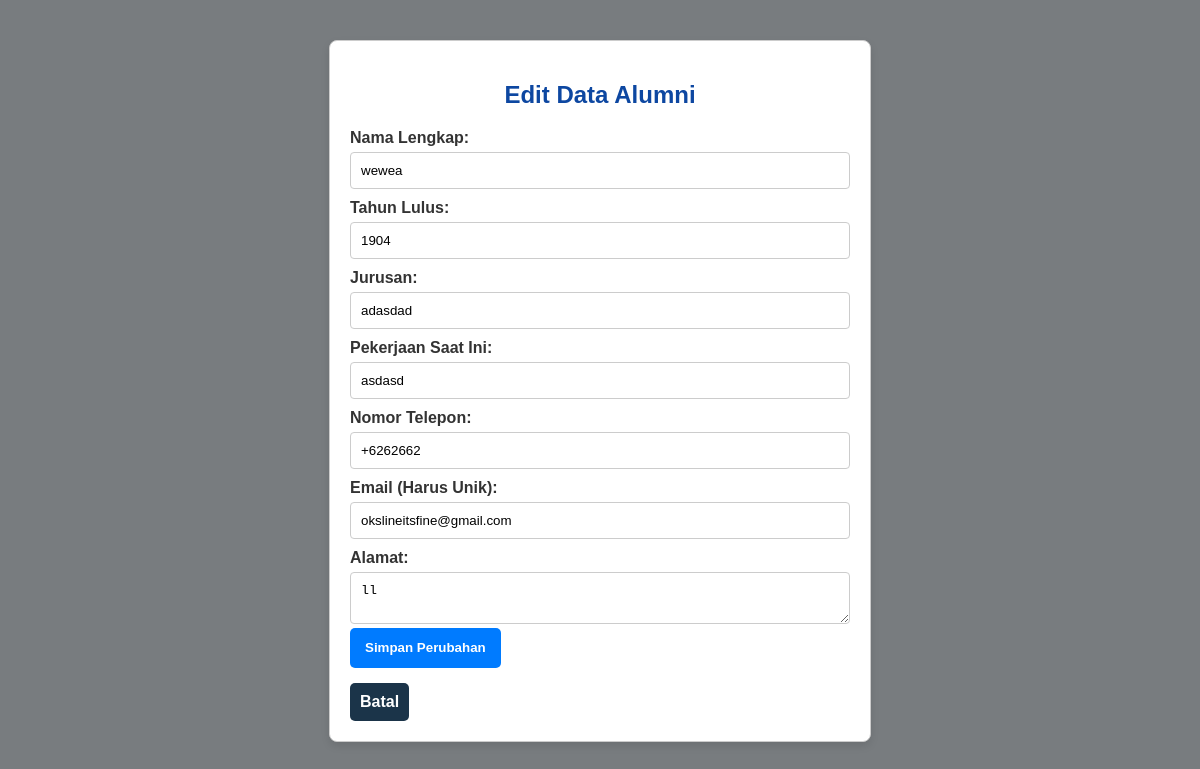
The page /edit.php?id=3 on the database its author committed.
### tables this page shows
CREATE TABLE `alumni` (
  `Id_Alumni` int(11) NOT NULL,
  `Nama_Lengkap` varchar(100) NOT NULL,
  `Tahun_Lulus` year(4) NOT NULL,
  `Jurusan` varchar(50) NOT NULL,
  `Pekerjaan_Saat_Ini` varchar(100) NOT NULL,
  `Nomor_Telepon` varchar(15) NOT NULL,
  `Email` varchar(100) NOT NULL,
  `Alamat` text NOT NULL
);

### edit.php (the view, shortened to what this page needs)
<?php
require 'koneksi.php';
$id = isset($_GET['id']) ? $koneksi->real_escape_string($_GET['id']) : 0;
$data = null;
if ($id) {
    $sql_select = "SELECT * FROM alumni WHERE Id_Alumni = '$id'";
    $result_select = $koneksi->query($sql_select);
    if ($result_select->num_rows > 0) {
        $data = $result_select->fetch_assoc();
    } else {
        echo "<script>alert('Data tidak ditemukan!'); window.location.href='index.php';</script>";
        exit;
    }
}
?>
<!DOCTYPE html>
<html lang="id">
<head>
    <link rel="stylesheet" href="style.css">
</head>
<body>
    <div class="container-form">
        <h2>Edit Data Alumni</h2>
        <form method="POST" id="formAlumni">
            <label for="nama">Nama Lengkap:</label>
            <input type="text" id="nama" name="nama" value="<?= htmlspecialchars($data['Nama_Lengkap']) ?>" required>
            <label for="tahun">Tahun Lulus:</label>
            <input type="number" id="tahun" name="tahun" value="<?= htmlspecialchars($data['Tahun_Lulus']) ?>" min="1900" max="2099" required>
            <label for="jurusan">Jurusan:</label>
            <input type="text" id="jurusan" name="jurusan" value="<?= htmlspecialchars($data['Jurusan']) ?>" required>
            <label for="pekerjaan">Pekerjaan Saat Ini:</label>
            <input type="text" id="pekerjaan" name="pekerjaan" value="<?= htmlspecialchars($data['Pekerjaan_Saat_Ini']) ?>" required>
            <label for="telepon">Nomor Telepon:</label>
            <input type="text" id="telepon" name="telepon" value="<?= htmlspecialchars($data['Nomor_Telepon']) ?>" required>
            <label for="email">Email (Harus Unik):</label>
            <input type="email" id="email" name="email" value="<?= htmlspecialchars($data['Email']) ?>" required>
            <label for="alamat">Alamat:</label>
            <textarea id="alamat" name="alamat" required><?= htmlspecialchars($data['Alamat']) ?></textarea>
            <button type="submit" class="btn btn-simpan">Simpan Perubahan</button>
            <a href="index.php" class="btn btn-kembali">Batal</a>
        </form>
    </div>
</body>
</html>

### style.css (style rules this page uses)
body { font-family: Arial, sans-serif; background-color: #f0f8ff; color: #333; margin: 0; padding: 0; background-image: linear-gradient(rgba(0, 0, 0, 0.5), rgba(0, 0, 0, 0.5)), url('img.jpg'); background-size: cover; background-repeat: no-repeat; background-attachment: fixed; background-position: center; }
h1, h2 { color: #0d47a1; text-align: center; margin-bottom: 20px; }
.container-form { max-width: 500px; margin: 40px auto; padding: 20px; border: 1px solid #ccc; border-radius: 8px; background: white; box-shadow: 0 4px 8px rgba(0, 0, 0, 0.1); }
.container-form label { display: block; margin-top: 10px; font-weight: bold; }
.container-form input, .container-form textarea { width: 100%; padding: 10px; margin-top: 5px; border: 1px solid #ccc; border-radius: 4px; box-sizing: border-box; }
.btn { padding: 10px 15px; border: none; border-radius: 5px; cursor: pointer; font-weight: bold; text-decoration: none; display: inline-block; text-align: center; transition: background-color 0.3s; }
.btn-cari, .btn-simpan { background-color: #007bff;; color: white; height: 40px; box-sizing: border-box; display: flex; align-items: center; justify-content: center; }
.btn-kembali { background-color: #1b3449; color: white; margin-top: 15px; padding: 10px; }

### rows shown on the page
alumni: nama "wewea", tahun "1904", jurusan "adasdad", pekerjaan "asdasd", telepon "+6262662", email "okslineitsfine@gmail.com", alamat "ll"
